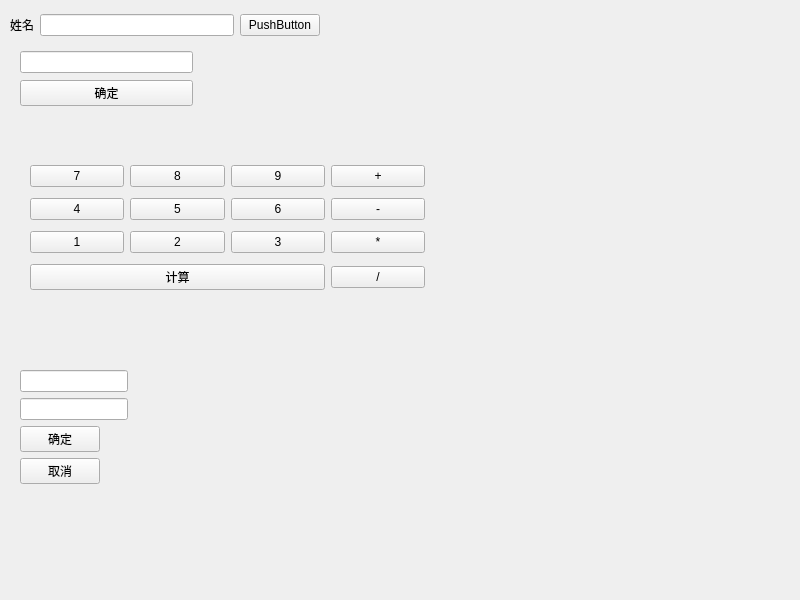
<?xml version="1.0" encoding="UTF-8"?>
<ui version="4.0">
 <class>MainWindow</class>
 <widget class="QMainWindow" name="MainWindow">
  <property name="geometry">
   <rect>
    <x>0</x>
    <y>0</y>
    <width>800</width>
    <height>600</height>
   </rect>
  </property>
  <property name="windowTitle">
   <string>MainWindow</string>
  </property>
  <widget class="QWidget" name="centralwidget">
   <widget class="QWidget" name="">
    <property name="geometry">
     <rect>
      <x>20</x>
      <y>50</y>
      <width>173</width>
      <height>58</height>
     </rect>
    </property>
    <layout class="QVBoxLayout" name="verticalLayout">
     <item>
      <widget class="QLineEdit" name="lineEdit_2"/>
     </item>
     <item>
      <widget class="QPushButton" name="pushButton_2">
       <property name="text">
        <string>确定</string>
       </property>
      </widget>
     </item>
    </layout>
   </widget>
   <widget class="QWidget" name="">
    <property name="geometry">
     <rect>
      <x>20</x>
      <y>370</y>
      <width>195</width>
      <height>128</height>
     </rect>
    </property>
    <layout class="QFormLayout" name="formLayout">
     <item row="0" column="0">
      <widget class="QLineEdit" name="lineEdit_16"/>
     </item>
     <item row="1" column="0">
      <widget class="QLineEdit" name="lineEdit_17"/>
     </item>
     <item row="3" column="0">
      <widget class="QPushButton" name="pushButton_3">
       <property name="text">
        <string>确定</string>
       </property>
      </widget>
     </item>
     <item row="4" column="0">
      <widget class="QPushButton" name="pushButton_4">
       <property name="text">
        <string>取消</string>
       </property>
      </widget>
     </item>
    </layout>
   </widget>
   <widget class="QWidget" name="">
    <property name="geometry">
     <rect>
      <x>30</x>
      <y>160</y>
      <width>395</width>
      <height>135</height>
     </rect>
    </property>
    <layout class="QGridLayout" name="gridLayout">
     <item row="0" column="0">
      <widget class="QPushButton" name="pushButton_5">
       <property name="text">
        <string>7</string>
       </property>
      </widget>
     </item>
     <item row="0" column="1">
      <widget class="QPushButton" name="pushButton_6">
       <property name="text">
        <string>8</string>
       </property>
      </widget>
     </item>
     <item row="0" column="2">
      <widget class="QPushButton" name="pushButton_7">
       <property name="text">
        <string>9</string>
       </property>
      </widget>
     </item>
     <item row="0" column="3">
      <widget class="QPushButton" name="pushButton_8">
       <property name="text">
        <string>+</string>
       </property>
      </widget>
     </item>
     <item row="1" column="0">
      <widget class="QPushButton" name="pushButton_9">
       <property name="text">
        <string>4</string>
       </property>
      </widget>
     </item>
     <item row="1" column="1">
      <widget class="QPushButton" name="pushButton_11">
       <property name="text">
        <string>5</string>
       </property>
      </widget>
     </item>
     <item row="1" column="2">
      <widget class="QPushButton" name="pushButton_12">
       <property name="text">
        <string>6</string>
       </property>
      </widget>
     </item>
     <item row="1" column="3">
      <widget class="QPushButton" name="pushButton_10">
       <property name="text">
        <string>-</string>
       </property>
      </widget>
     </item>
     <item row="2" column="0">
      <widget class="QPushButton" name="pushButton_16">
       <property name="text">
        <string>1</string>
       </property>
      </widget>
     </item>
     <item row="2" column="1">
      <widget class="QPushButton" name="pushButton_13">
       <property name="text">
        <string>2</string>
       </property>
      </widget>
     </item>
     <item row="2" column="2">
      <widget class="QPushButton" name="pushButton_14">
       <property name="text">
        <string>3</string>
       </property>
      </widget>
     </item>
     <item row="2" column="3">
      <widget class="QPushButton" name="pushButton_15">
       <property name="text">
        <string>*</string>
       </property>
      </widget>
     </item>
     <item row="3" column="3">
      <widget class="QPushButton" name="pushButton_19">
       <property name="text">
        <string>/</string>
       </property>
      </widget>
     </item>
     <item row="3" column="0" colspan="3">
      <widget class="QPushButton" name="pushButton_20">
       <property name="text">
        <string>计算</string>
       </property>
      </widget>
     </item>
    </layout>
   </widget>
   <widget class="QWidget" name="">
    <property name="geometry">
     <rect>
      <x>10</x>
      <y>10</y>
      <width>310</width>
      <height>30</height>
     </rect>
    </property>
    <layout class="QHBoxLayout" name="horizontalLayout">
     <item>
      <widget class="QLabel" name="label">
       <property name="text">
        <string>姓名</string>
       </property>
      </widget>
     </item>
     <item>
      <widget class="QLineEdit" name="lineEdit"/>
     </item>
     <item>
      <widget class="QPushButton" name="pushButton">
       <property name="text">
        <string>PushButton</string>
       </property>
      </widget>
     </item>
    </layout>
   </widget>
  </widget>
 </widget>
 <resources/>
 <connections/>
</ui>
